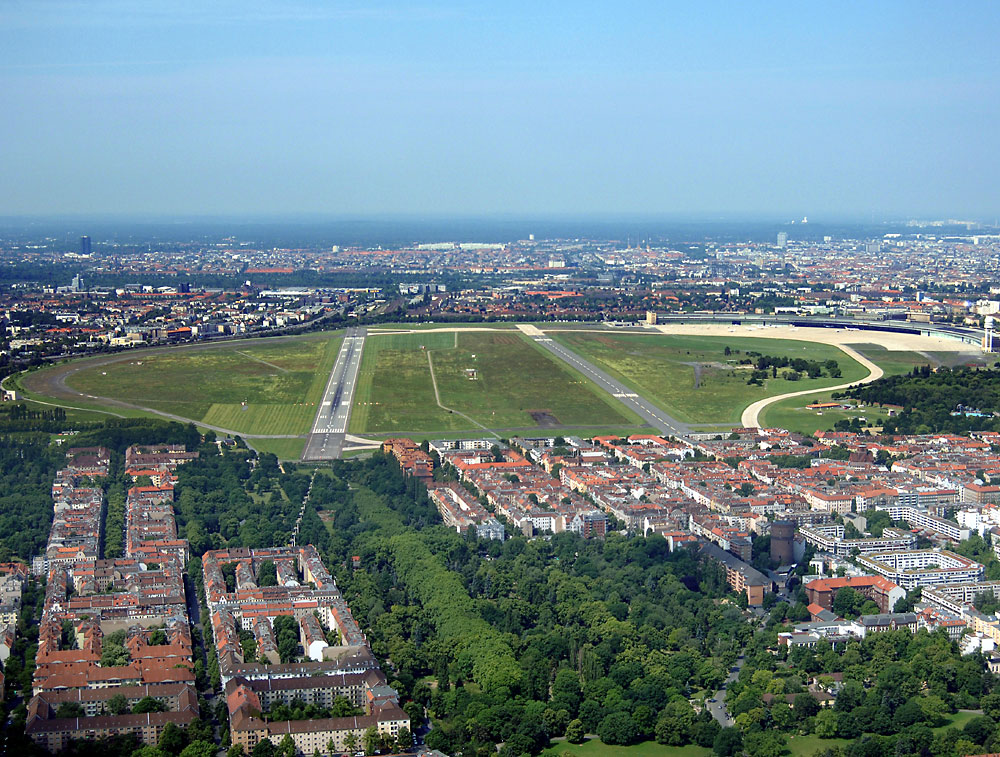
#> input picture Abgabe2/schraegbild_tempelhof.jpg, 1000 x 757 px
$ jupyter execute Abgabe2.ipynb
#> lines starting #> are read from the running program, lines starting #| are printed output that depends on the picture
# Übungsblatt 2: Projektive Entzerrung
**Computer Vision – Tempelhof Schrägbild-Entzerrung**

[cell 1]
import numpy as np
import matplotlib.pyplot as plt
import skimage.io as io

img = io.imread('schraegbild_tempelhof.jpg')
#> img is the input picture: shape (757, 1000, 3); mean R, G, B 111.3, 132.2, 137.4
print(f'Bildgröße: {img.shape[1]} × {img.shape[0]} Pixel, {img.shape[2]} Kanäle')
#| Bildgröße: 1000 × 757 Pixel, 3 Kanäle

## Aufgabe a: Passpunkte messen und visualisieren

Als Passpunkte werden die vier Ecken des Flugfeldes (Rasenfläche) gewählt.
Diese bilden in der Realität ein annähernd rechteckiges Gebiet.

- **b_i** (rot): gemessene Bildkoordinaten im Schrägbild `(x=Spalte, y=Zeile)`
- **o_i** (blau): Wunschkoordinaten im Zielbild (Ecken des Ausgabebildes)

[cell 2]
# Passpunkte b_i im Schrägbild (x=Spalte, y=Zeile), visuell ausgemessen
b = np.array([
    [345, 325],   # b1: oben-links  (NW-Ecke des Flugfeldes)
    [527, 321],   # b2: oben-rechts (NO-Ecke, nahe Ovalstrecke)
    [265, 545],   # b3: unten-links  (SW-Ecke)
    [837, 524],   # b4: unten-rechts (SO-Ecke)
], dtype=float)

# Zielkoordinaten o_i: Ecken des Ausgabebildes
W_out, H_out = 400, 600
o = np.array([
    [0,     0    ],   # o1: oben-links
    [W_out, 0    ],   # o2: oben-rechts
    [0,     H_out],   # o3: unten-links
    [W_out, H_out],   # o4: unten-rechts
], dtype=float)

# Visualisierung
fig, ax = plt.subplots(figsize=(13, 8))
ax.imshow(img)

# b_i Viereck (rot)
quad_order = [0, 1, 3, 2, 0]  # TL → TR → BR → BL → TL
bq = b[quad_order]
ax.plot(bq[:, 0], bq[:, 1], 'r-', linewidth=1.5, alpha=0.85)

# o_i – in Bildkoordinaten des Quellbildes anzeigen (Ecken des Ausgabebildes)
# o_i liegen in Ausgabekoordinaten; hier zur Veranschaulichung direkt eingetragen
for i, (bx, by) in enumerate(b):
    ax.plot(bx, by, 'ro', markersize=9)
    ax.annotate(f' b{i+1}', (bx, by), color='red', fontsize=11, fontweight='bold')

for i, (ox, oy) in enumerate(o):
    ax.plot(ox, oy, 'b+', markersize=12, markeredgewidth=2)
    ax.annotate(f' o{i+1}', (ox, oy), color='blue', fontsize=11, fontweight='bold')

# Verbindungslinien b_i → o_i
for (bx, by), (ox, oy) in zip(b, o):
    ax.plot([bx, ox], [by, oy], 'g--', linewidth=1, alpha=0.7)

ax.set_title('Passpunkte: rot = $b_i$ (Bildkoordinaten), blau = $o_i$ (Zielkoordinaten)', fontsize=13)
ax.axis('off')
plt.tight_layout()
plt.show()
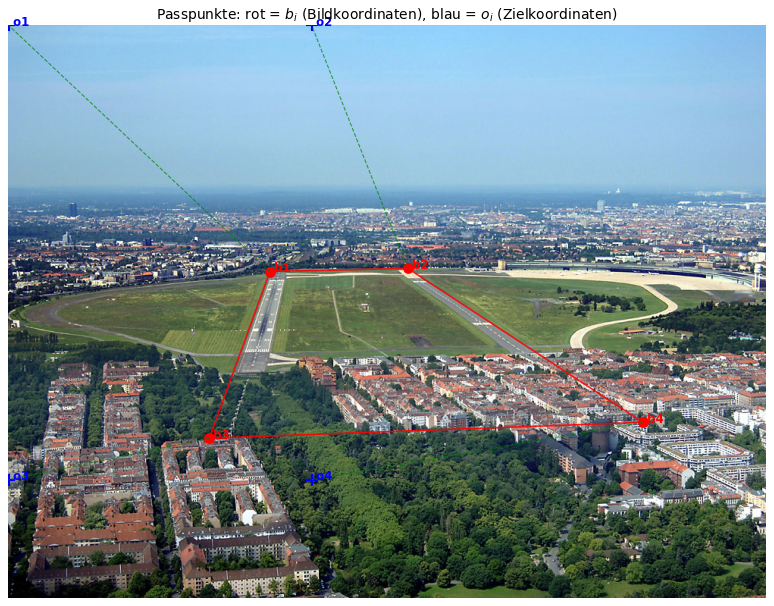
#> figure drawn by matplotlib, 1 panel

print('b_i (Bildkoordinaten):')
for i, (bx, by) in enumerate(b):
    print(f'  b{i+1} = ({bx:.0f}, {by:.0f})')
print(f'\no_i (Zielkoordinaten, Ausgabebild {W_out}×{H_out}):')
for i, (ox, oy) in enumerate(o):
    print(f'  o{i+1} = ({ox:.0f}, {oy:.0f})')

## Aufgabe b: Projektive Transformation berechnen

Die projektive Transformation (Homographie) $H$ bildet Quellpunkte $b_i$ auf Zielpunkte $o_i$ ab:

$$u = \frac{a_1 x + a_2 y + a_3}{c_1 x + c_2 y + 1}, \quad
  v = \frac{b_1 x + b_2 y + b_3}{c_1 x + c_2 y + 1}$$

Mit $(x,y) = b_i$ und $(u,v) = o_i$ ergibt sich für jeden Passpunkt ein lineares Gleichungssystem:

$$a_1 x + a_2 y + a_3 - c_1\, u\, x - c_2\, u\, y = u$$
$$b_1 x + b_2 y + b_3 - c_1\, v\, x - c_2\, v\, y = v$$

Vier Passpunkte liefern 8 Gleichungen für die 8 Unbekannten $[a_1, a_2, a_3, b_1, b_2, b_3, c_1, c_2]$.

[cell 3]
def compute_homography(b_pts, o_pts):
    """Berechnet die 8 Homographie-Parameter aus 4 Passpunkt-Paaren.
    Vorwärtstransformation H:  b_i  -->  o_i
    Rückgabe: [a1, a2, a3, b1, b2, b3, c1, c2]
    """
    M = []
    rhs = []
    for (bx, by), (ox, oy) in zip(b_pts, o_pts):
        M.append([bx, by, 1,  0,  0,  0, -ox*bx, -ox*by])
        rhs.append(ox)
        M.append([ 0,  0, 0, bx, by,  1, -oy*bx, -oy*by])
        rhs.append(oy)
    return np.linalg.solve(np.array(M), np.array(rhs))

params = compute_homography(b, o)
a1, a2, a3, h1, h2, h3, c1, c2 = params  # h1..h3 statt b1..b3 (Namenskollision mit Passpunkten)

print('Homographie-Parameter:')
names = ['a1', 'a2', 'a3', 'b1', 'b2', 'b3', 'c1', 'c2']
for name, val in zip(names, params):
    print(f'  {name} = {val:.6f}')

[cell 4]
# Verifikation: H^{-1}(o_i) sollte b_i ergeben
def H_inv(x, y, p):
    """Inverse Projektivtransformation (Vorlesungsformel): (x,y) im Zielbild → (x',y') im Quellbild."""
    a1, a2, a3, b1, b2, b3, c1, c2 = p
    denom = (b1*c2 - b2*c1)*x + (a2*c1 - a1*c2)*y + (a1*b2 - a2*b1)
    x_src = ((b2 - c2*b3)*x + (a3*c2 - a2)*y + a2*b3 - a3*b2) / denom
    y_src = ((b3*c1 - b1)*x + (a1 - a3*c1)*y + a3*b1 - a1*b3) / denom
    return x_src, y_src

print('Verifikation: H⁻¹(o_i) → b\'_i   (sollte ≈ b_i sein)')
print(f'{"":<5} {"H⁻¹(o_i)":<22} {"b_i (gemessen)":<22} {"Abstand"}')
for i, (ox, oy) in enumerate(o):
    xp, yp = H_inv(ox, oy, params)
    dist = np.hypot(xp - b[i, 0], yp - b[i, 1])
    print(f'  b{i+1}:  ({xp:7.2f}, {yp:7.2f})   ({b[i,0]:5.0f}, {b[i,1]:5.0f})          {dist:.2e}')

## Aufgabe c: Projektive Warp-Funktion

Indirekte Umbildung (Backward Warping): Für jeden Ausgabepixel $(x, y)$ wird der
zugehörige Quellpixel $(x', y')$ über die inverse Formel aus der Vorlesung berechnet:

$$x' = \frac{(b_2 - c_2 b_3)\,x + (a_3 c_2 - a_2)\,y + a_2 b_3 - a_3 b_2}
            {(b_1 c_2 - b_2 c_1)\,x + (a_2 c_1 - a_1 c_2)\,y + a_1 b_2 - a_2 b_1}$$

$$y' = \frac{(b_3 c_1 - b_1)\,x + (a_1 - a_3 c_1)\,y + a_3 b_1 - a_1 b_3}
            {(b_1 c_2 - b_2 c_1)\,x + (a_2 c_1 - a_1 c_2)\,y + a_1 b_2 - a_2 b_1}$$

[cell 5]
def projective_warp(img, params, H_out, W_out):
    """Projektive Bildtransformation mittels indirekter Umbildung (Nearest-Neighbor).

    params: [a1, a2, a3, b1, b2, b3, c1, c2] der Vorwärts-Homographie H: Quelle → Ziel.
    Die inverse Formel aus der Vorlesung mappt Zielkoordinaten zurück ins Quellbild.
    """
#> called with params = array of shape (8,), H_out = 600, W_out = 400
    a1, a2, a3, b1, b2, b3, c1, c2 = params

    # Alle Ausgabepixelkoordinaten auf einmal (vektorisiert)
    y_out, x_out = np.mgrid[0:H_out, 0:W_out]
    x = x_out.astype(float)
    y = y_out.astype(float)

    # Gemeinsamer Nenner
    denom = (b1*c2 - b2*c1)*x + (a2*c1 - a1*c2)*y + (a1*b2 - a2*b1)

    # Quellkoordinaten nach inverser Projektivformel (Vorlesung)
    x_src = ((b2 - c2*b3)*x + (a3*c2 - a2)*y + a2*b3 - a3*b2) / denom
    y_src = ((b3*c1 - b1)*x + (a1 - a3*c1)*y + a3*b1 - a1*b3) / denom

    # Nearest-Neighbor-Sampling
    H_in, W_in = img.shape[:2]
#> H_in = 757; W_in = 1000
    xi = np.round(x_src).astype(int)
    yi = np.round(y_src).astype(int)
    valid = (xi >= 0) & (xi < W_in) & (yi >= 0) & (yi < H_in)

    output = np.zeros((H_out, W_out) + img.shape[2:], dtype=img.dtype)
    output[valid] = img[yi[valid], xi[valid]]
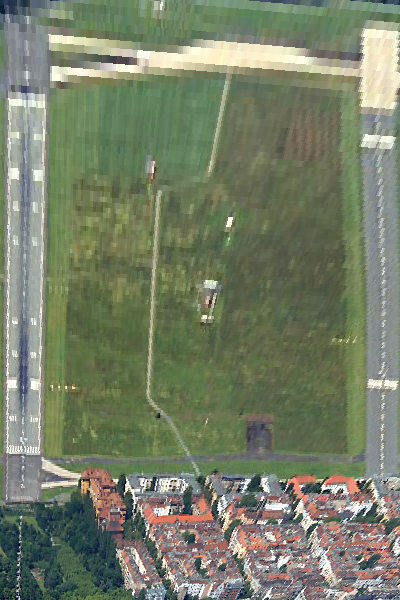
#> output: shape (600, 400, 3); mean R, G, B 119, 127.6, 104.6
    return output

## Aufgabe d: Entzerrte Senkrechtaufnahme erzeugen

[cell 6]
result = projective_warp(img, params, H_out, W_out)

fig, axes = plt.subplots(1, 2, figsize=(16, 6))

axes[0].imshow(img)
# Passpunkte einblenden
bq = b[quad_order]
axes[0].plot(bq[:, 0], bq[:, 1], 'r-', linewidth=1.5)
for i, (bx, by) in enumerate(b):
    axes[0].plot(bx, by, 'ro', markersize=7)
axes[0].set_title('Schrägbild Tempelhof (Originalaufnahme)', fontsize=12)
axes[0].axis('off')

axes[1].imshow(result)
axes[1].set_title('Projektiv entzerrte Senkrechtaufnahme (Karte)', fontsize=12)
axes[1].axis('off')

plt.tight_layout()
plt.savefig('entzerrung_tempelhof.png', dpi=150, bbox_inches='tight')
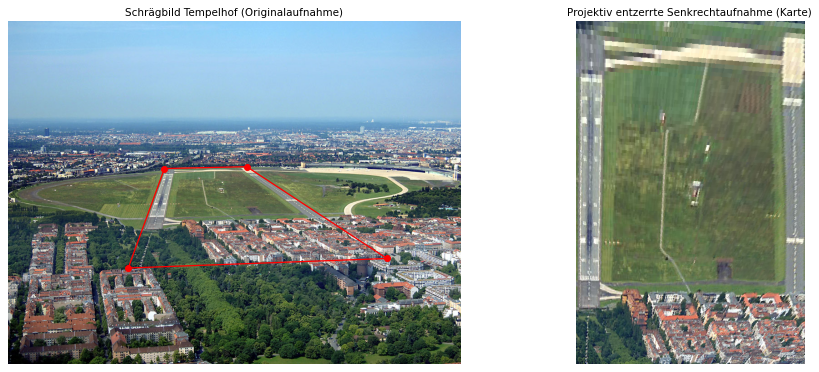
#> figure drawn by matplotlib, 2 panels
plt.show()
print(f'Ausgabebild: {W_out}x{H_out} Pixel')

$ run again, with Abgabe2/entzerrung_tempelhof.png saved as Abgabe2/schraegbild_tempelhof.jpg
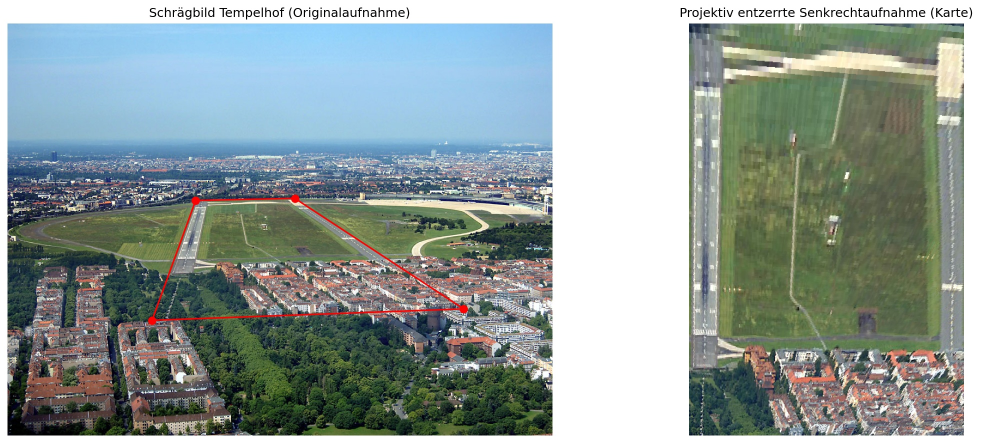
#> input picture Abgabe2/entzerrung_tempelhof.png, 1961 x 886 px (shown at 1/2 size)
#> img is the input picture: shape (886, 1961, 3); mean R, G, B 144.5, 156.7, 153.3
#| Bildgröße: 1961 × 886 Pixel, 3 Kanäle
#> in projective_warp, `output[valid] = img[yi[valid], xi[valid]]`:
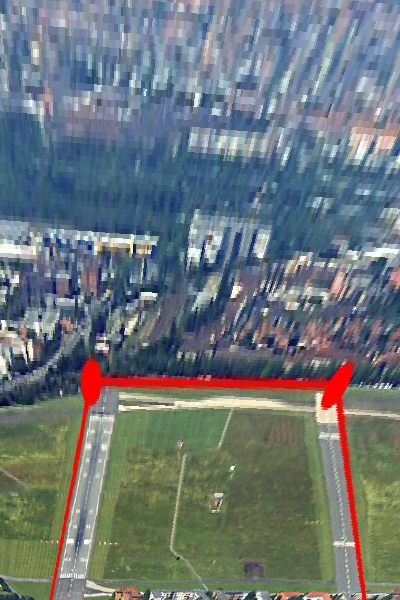
#> output: shape (600, 400, 3); mean R, G, B 108.7, 118.4, 121.4
#> `plt.savefig('entzerrung_tempelhof.png', dpi=150, bbox_inches='tight')`:
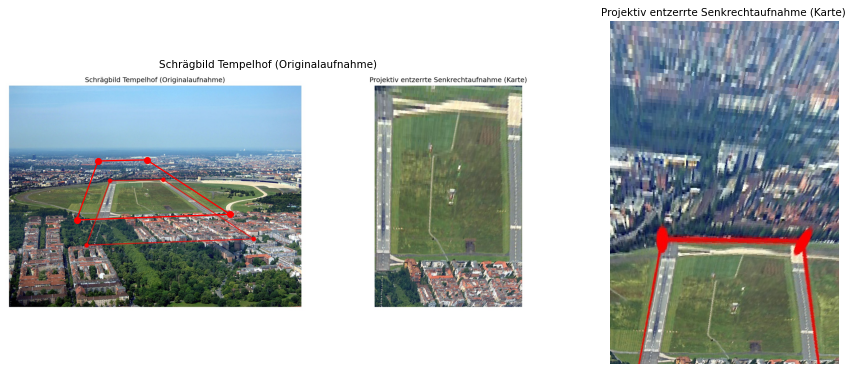
#> figure drawn by matplotlib, 2 panels
